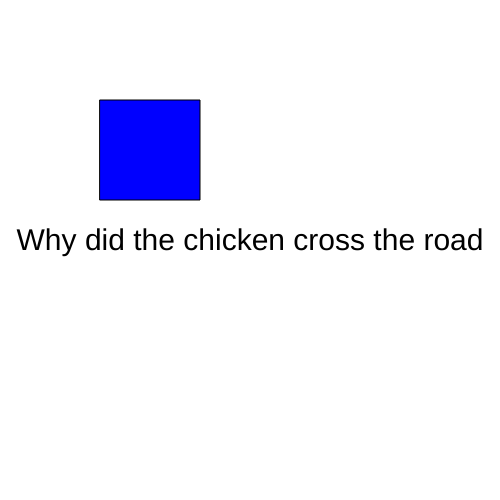
Frame 1 (no input)
Frame 60 (no input): identical to frame 1, image omitted
Frame 120 (the mouse pressed at the canvas centre since frame 60): identical to frame 1, image omitted

The p5.js sketch that drew this single still picture (run headless with seeded random() and noise() and a simulated clock; from frame 60 on, the mouse is pressed at the canvas centre):

// p5.js sketch
// ── sketch.js
let state = 0;

function setup() {
  createCanvas(500, 500);
  textAlign(CENTER);

}

function draw() {


  switch (state) {
    case 0:
    background("white");
    fill("black");
    textSize(30);
    text("Why did the chicken cross the road", width/2, height/2);
    break;

    case 1:
    background("black");
    fill("white");
    textSize(30);
    text("To get to the other side", width/2, height/2);
    break;
  }

  fill("blue");
  rect(100, 100, 100, 100);
}

  function mouseReleased(){
    if ((mouseX > 100) && (mouseX < 200) && (mouseY > 100) && (mouseY < 200)) {
      state++;
        if (state > 1) state = 0;
    }
  }
